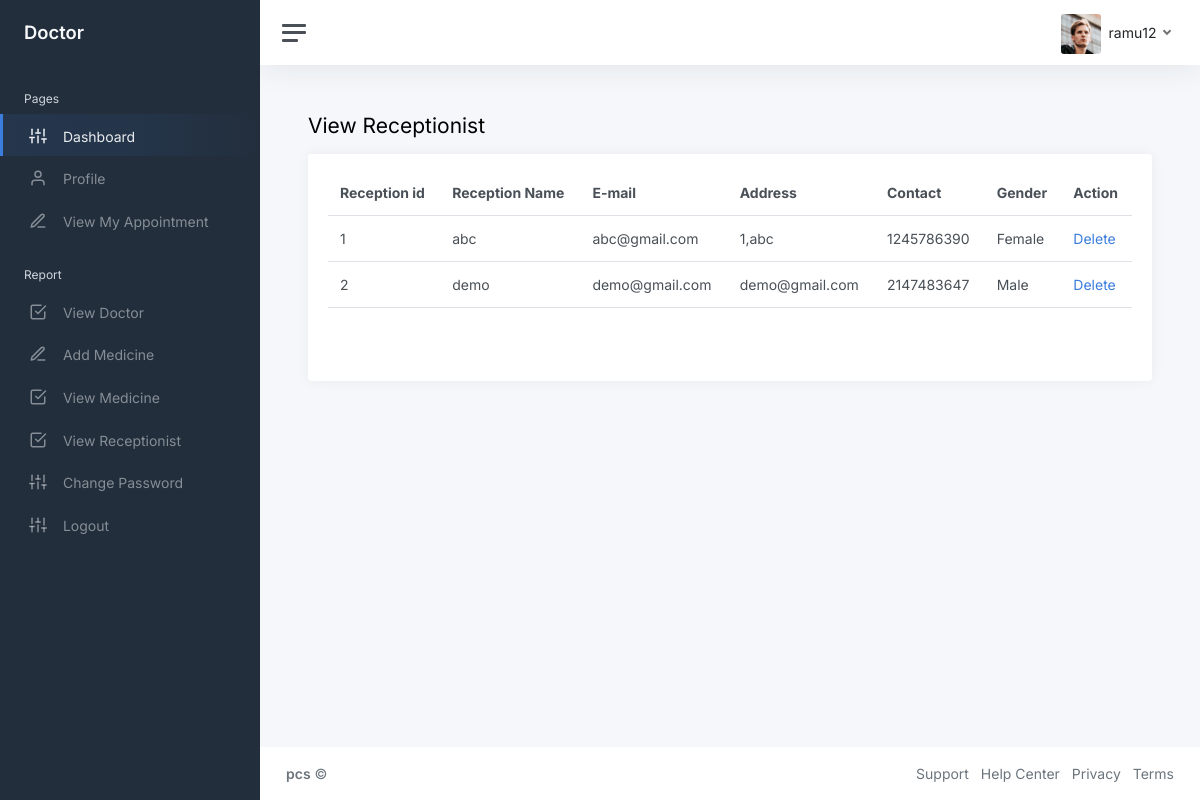
/admin/viewreceptionist.php (signed in), run on an earlier commit of the app's database.
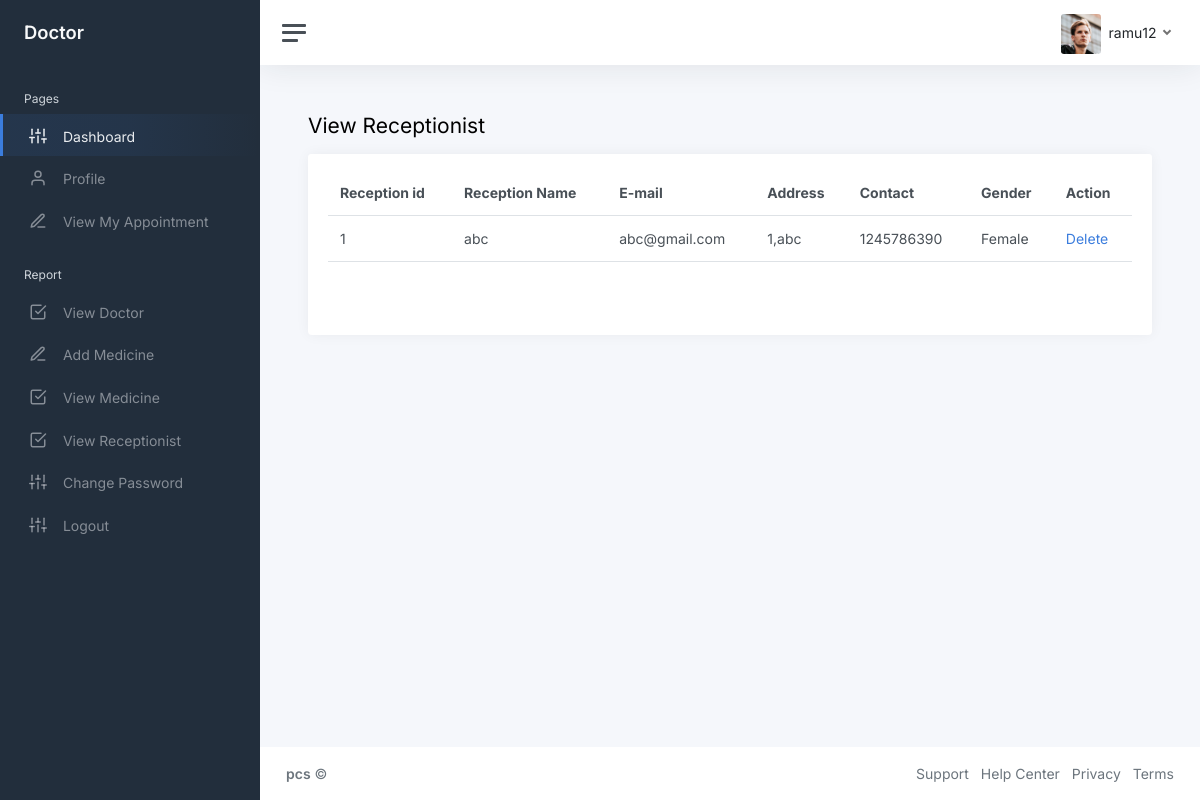
And on a later commit of the database.
### tables this page shows
CREATE TABLE IF NOT EXISTS `reception` (
  `reception_id` int NOT NULL AUTO_INCREMENT,
  `reception_name` varchar(50) NOT NULL,
  `password` varchar(20) NOT NULL,
  `email` varchar(20) NOT NULL,
  `address` text NOT NULL,
  `contact` int NOT NULL,
  `gender` varchar(10) NOT NULL,
  PRIMARY KEY (`reception_id`)
);

### admin/viewreceptionist.php (the view, shortened to what this page needs)
<?php
include "connect.php";
		?>
<!DOCTYPE html>
<html lang="en">
<head>
	<link href="css/app.css" rel="stylesheet">
</head>
<body>
	<div class="wrapper">
		<?php
		include "sidebar.php";
		?>
		<div class="main">
			<?php
			include "nav.php";
			?>
			<main class="content">
				<div class="container-fluid p-0">
					<h1 class="h3 mb-3">View Receptionist</h1>
					<div class="row">
						<div class="col-12">
							<div class="card">
								<div class="card-header">
									<?php
									$q = "select * from reception";
									$res = mysqli_query($cn, $q) or die(mysqli_error($cn));
									echo "<table class=table table-hover width=800>";
									echo "<tr><th>Reception id</th><th>Reception Name</th><th>E-mail</th><th>Address</th><th>Contact</th><th>Gender</th><th>Action</th></tr>";
									while ($info = mysqli_fetch_array($res)) {
										?>
										<tr>
										<td><?php echo $info['reception_id']; ?></td>
										<td><?php echo $info['reception_name']; ?></td>
										<td><?php echo $info['email']; ?></td>
										<td><?php echo $info['address']; ?></td>
										<td><?php echo $info['contact']; ?></td>
										<td><?php echo $info['gender']; ?></td>
										<td><a href="viewreceptionist.php?id=<?php echo $info['reception_id']; ?>">Delete</a></td>
									</tr>
										<?php
									}
									echo "</table>";
									?>
								</div>
								<div class="card-body">
								</div>
							</div>
						</div>
					</div>
				</div>
			</main>
			<?php
			include "footer.php";
			?>
		</div>
	</div>
</body>
</html>

What changed in the data, as far as the page shows it:
removed reception: reception_id "2", reception_name "demo", email "demo@gmail.com", address "demo@gmail.com", contact "2147483647", gender "Male"
